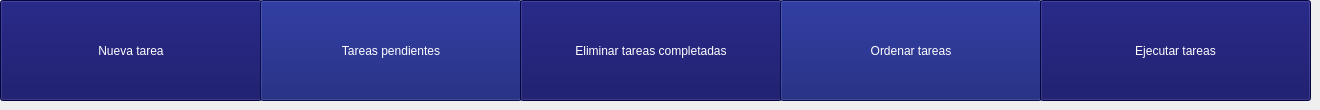
      <widget class="QWidget" name="page_10">
       <widget class="QPushButton" name="nuevaTarea">
        <property name="geometry">
         <rect>
          <x>0</x>
          <y>0</y>
          <width>262</width>
          <height>101</height>
         </rect>
        </property>
        <property name="styleSheet">
         <string notr="true">background-color: rgb(6, 6, 92);
color: white;
font: 75 16pt &quot;Segoe UI&quot;;</string>
        </property>
        <property name="text">
         <string>Nueva tarea</string>
        </property>
       </widget>
       <widget class="QPushButton" name="tareasPendientes">
        <property name="geometry">
         <rect>
          <x>260</x>
          <y>0</y>
          <width>262</width>
          <height>101</height>
         </rect>
        </property>
        <property name="styleSheet">
         <string notr="true">background-color: rgba(8, 19, 110, 1);
color: white;
font: 75 16pt &quot;Segoe UI&quot;;</string>
        </property>
        <property name="text">
         <string>Tareas pendientes</string>
        </property>
       </widget>
       <widget class="QPushButton" name="eliminarTareas">
        <property name="geometry">
         <rect>
          <x>520</x>
          <y>0</y>
          <width>262</width>
          <height>101</height>
         </rect>
        </property>
        <property name="styleSheet">
         <string notr="true">background-color: rgb(6, 6, 92);
color: white;
font: 75 14pt &quot;Segoe UI&quot;;</string>
        </property>
        <property name="text">
         <string>Eliminar tareas completadas</string>
        </property>
       </widget>
       <widget class="QPushButton" name="ordenarTareas">
        <property name="geometry">
         <rect>
          <x>780</x>
          <y>0</y>
          <width>262</width>
          <height>101</height>
         </rect>
        </property>
        <property name="styleSheet">
         <string notr="true">background-color: rgba(8, 19, 110, 1);
color: white;
font: 75 16pt &quot;Segoe UI&quot;;</string>
        </property>
        <property name="text">
         <string>Ordenar tareas</string>
        </property>
       </widget>
       <widget class="QPushButton" name="ejecutarTareas">
        <property name="geometry">
         <rect>
          <x>1040</x>
          <y>0</y>
          <width>271</width>
          <height>101</height>
         </rect>
        </property>
        <property name="styleSheet">
         <string notr="true">background-color: rgb(6, 6, 92);
color: white;
font: 75 16pt &quot;Segoe UI&quot;;</string>
        </property>
        <property name="text">
         <string>Ejecutar tareas</string>
        </property>
       </widget>
      </widget>
